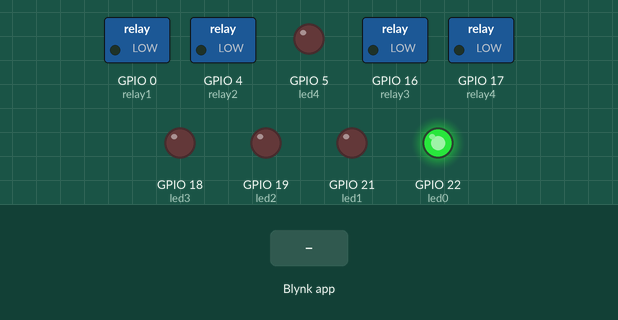
The program below on a simulated ESP32. On the bench: switched loads named in the program (green lamp = pin HIGH), output pins drawn as LEDs (lit = HIGH). The test bench sets the inputs (shaded band). WiFi joins after 1.5 s; servers stay silent unless stated; what the program prints to the serial monitor is not drawn.

Above: at 3.0 s.
3.1 s: Blynk app writes 1 to V5
At 4.0 s:
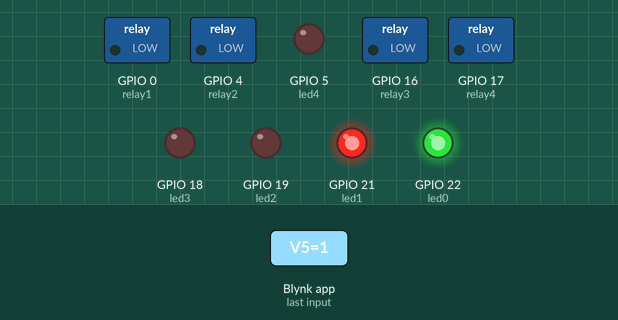
4.6 s: Blynk app writes 1 to V1
At 5.1 s:
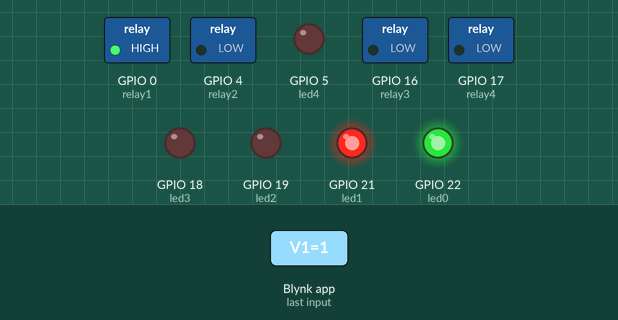
7.1 s: Blynk app writes 0 to V5
At 8.2 s:
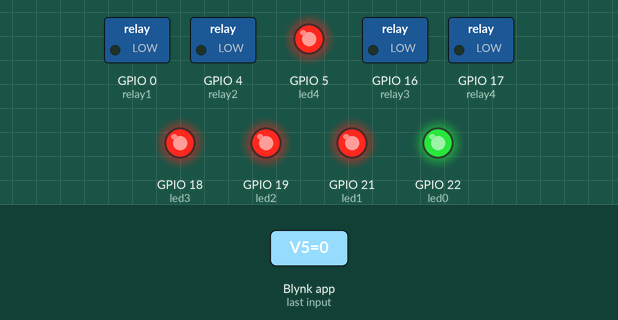
8.6 s: Blynk app writes 1 to V2
At 10.1 s:
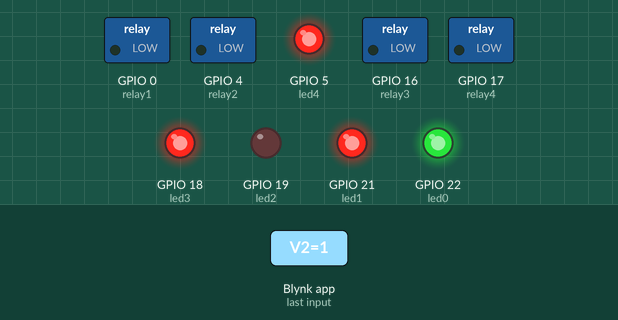
11.1 s: Blynk app writes 1 to V3
At 13.2 s:
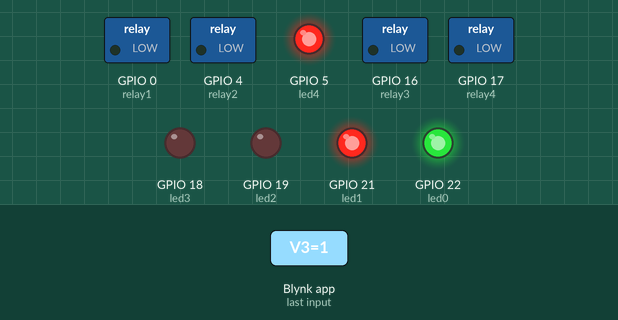
13.6 s: Blynk app writes 1 to V4
At 14.3 s:
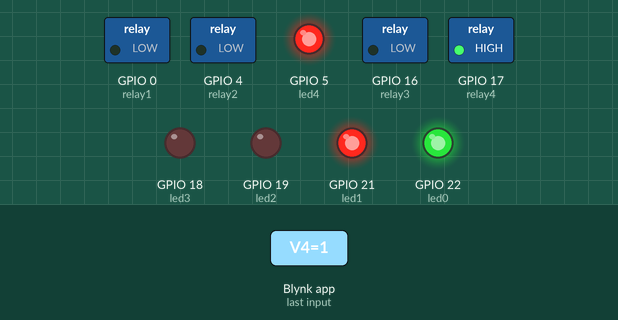
Timing chart, 0 to 16.6 s (numbered marks = the images above; inputs shaded):
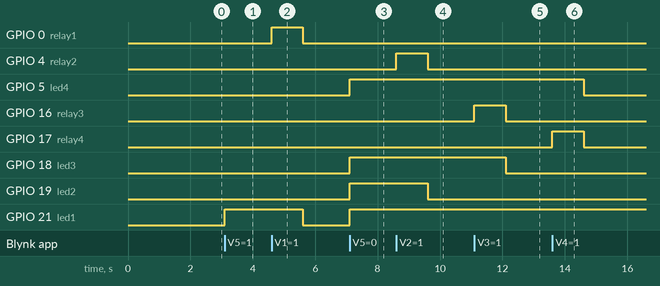

Measured:
- after the input at 3.1 s, GPIO 21 (led1): LOW → HIGH at once
- after the input at 4.6 s, GPIO 0 (relay1): LOW → HIGH at once, → LOW 1.0 s later; GPIO 21 (led1): HIGH → LOW after 1.0 s
- after the input at 7.1 s, GPIO 5 (led4), GPIO 18 (led3), GPIO 19 (led2), GPIO 21 (led1): LOW → HIGH at once
- after the input at 8.6 s, GPIO 4 (relay2): LOW → HIGH at once, → LOW 1.0 s later; GPIO 19 (led2): HIGH → LOW after 1.0 s
- after the input at 11.1 s, GPIO 16 (relay3): LOW → HIGH at once, → LOW 1.0 s later; GPIO 18 (led3): HIGH → LOW after 1.0 s
- after the input at 13.6 s, GPIO 5 (led4): HIGH → LOW after 1.0 s; GPIO 17 (relay4): LOW → HIGH at once, → LOW 1.0 s later

The program:

main.cpp
```cpp
#define BLYNK_PRINT Serial
#define BLYNK_TEMPLATE_ID "TMPL2KQzLATYj"
#define BLYNK_TEMPLATE_NAME "Quickstart Template"
#define BLYNK_AUTH_TOKEN "5FOC0NO9dDp1zl6IKGAb-1yp9MU1T3UA"

#include <BlynkSimpleEsp32.h>

// Create Relay Modules
const int relay1 = 0;
const int relay2 = 4;
const int relay3 = 16;
const int relay4 = 17;

const int led0 = 22;
const int led4 = 5;
const int led3 = 18;
const int led2 = 19;
const int led1 = 21;

int v6 = 0;
int v7 = 0;
int v8 = 0;
int v9 = 0;

void setup()
{
  Serial.begin(115200);
  Blynk.begin(BLYNK_AUTH_TOKEN, "Wokwi-GUEST", "");

  // Initialize Relay Modules
  pinMode(relay1, OUTPUT);
  pinMode(relay2, OUTPUT);
  pinMode(relay3, OUTPUT);
  pinMode(relay4, OUTPUT);
  pinMode(led0, OUTPUT);
  pinMode(led1, OUTPUT);
  pinMode(led2, OUTPUT);
  pinMode(led3, OUTPUT);
  pinMode(led4, OUTPUT);

  Blynk.virtualWrite(V0, 0);
  Blynk.virtualWrite(V1, 0);
  Blynk.virtualWrite(V2, 0);
  Blynk.virtualWrite(V3, 0);
  Blynk.virtualWrite(V4, 0);
  Blynk.virtualWrite(V5, 0);
  Blynk.virtualWrite(V6, 0);
  Blynk.virtualWrite(V7, 0);
  Blynk.virtualWrite(V8, 0);
  Blynk.virtualWrite(V9, 0);
  Blynk.virtualWrite(V10, 0);

  Blynk.virtualWrite(V0, 1);
  digitalWrite(led0, HIGH);

  Serial.println("Setup completed.");
}

BLYNK_WRITE(V1)
{
  int buttonState = param.asInt();
  if (buttonState == 1 && v6 == 1) {
    digitalWrite(relay1, HIGH);
    delay(1000);
    Blynk.virtualWrite(V1, 0);
    Blynk.virtualWrite(V6, 0);
    digitalWrite(relay1, LOW);
    digitalWrite(led1, LOW);
    v6 = 0;
  } else {
    Blynk.virtualWrite(V1, 0);
    digitalWrite(relay1, LOW);
  }
}

BLYNK_WRITE(V2)
{
  int buttonState = param.asInt();
  if (buttonState == 1 && v7 == 1) {
    digitalWrite(relay2, HIGH);
    delay(1000);
    Blynk.virtualWrite(V2, 0);
    Blynk.virtualWrite(V7, 0);
    digitalWrite(relay2, LOW);
    digitalWrite(led2, LOW);
    v7 = 0;
  } else {
    Blynk.virtualWrite(V2, 0);
    digitalWrite(relay2, LOW);
  }
}

BLYNK_WRITE(V3)
{
  int buttonState = param.asInt();
  if (buttonState == 1 && v8 == 1) {
    digitalWrite(relay3, HIGH);
    delay(1000);
    Blynk.virtualWrite(V3, 0);
    Blynk.virtualWrite(V8, 0);
    digitalWrite(relay3, LOW);
    digitalWrite(led3, LOW);
    v8 = 0;
  } else {
    Blynk.virtualWrite(V3, 0);
    digitalWrite(relay3, LOW);
  }
}

BLYNK_WRITE(V4)
{
  int buttonState = param.asInt();
  if (buttonState == 1 && v9 == 1) {
    digitalWrite(relay4, HIGH);
    delay(1000);
    Blynk.virtualWrite(V4, 0);
    Blynk.virtualWrite(V9, 0);
    digitalWrite(relay4, LOW);
    digitalWrite(led4, LOW);
    v9 = 0;
  } else {
    Blynk.virtualWrite(V4, 0);
    digitalWrite(relay4, LOW);
    digitalWrite(led4, LOW);
  }
}

BLYNK_WRITE(V5)
{
  int menuOption = param.asInt();

  switch(menuOption) {
    case 0:
      Blynk.virtualWrite(V11, "Activated All");
      Blynk.virtualWrite(V6, 1);
      Blynk.virtualWrite(V7, 1);
      Blynk.virtualWrite(V8, 1);
      Blynk.virtualWrite(V9, 1);
      v6 = 1;
      v7 = 1;
      v8 = 1;
      v9 = 1;
      digitalWrite(led1, HIGH);
      digitalWrite(led2, HIGH);
      digitalWrite(led3, HIGH);
      digitalWrite(led4, HIGH);
      break;
    case 1:
      Blynk.virtualWrite(V11, "Activated Port 1");
      Blynk.virtualWrite(V6, 1);
      v6 = 1;
      digitalWrite(led1, HIGH);
      break;
    case 2:
      Blynk.virtualWrite(V11, "Activated Port 2");
      Blynk.virtualWrite(V7, 1);
      v7 = 1;
      digitalWrite(led2, HIGH);
      break;
    case 3:
      Blynk.virtualWrite(V11, "Activated Port 3 ");
      Blynk.virtualWrite(V8, 1);
      v8 = 1;
      digitalWrite(led3, HIGH);
      break;
    case 4:
      Blynk.virtualWrite(V11, "Activated Port 4");
      Blynk.virtualWrite(V9, 1);
      v9 = 1;
      digitalWrite(led4, HIGH);
      break;
  }
}

BLYNK_WRITE(V10)
{
  int buttonState = param.asInt();
  if (buttonState == 1 && v6 == 1 && v7 == 1 && v8 == 1 && v9 == 1) {
      Blynk.virtualWrite(V1, 1);
      digitalWrite(relay1, HIGH);
      Blynk.virtualWrite(V2, 1);
      digitalWrite(relay2, HIGH);
      Blynk.virtualWrite(V3, 1);
      digitalWrite(relay3, HIGH);
      Blynk.virtualWrite(V4, 1);
      digitalWrite(relay4, HIGH);
    delay(1000);
      Blynk.virtualWrite(V1, 0);
      Blynk.virtualWrite(V6, 0);
      digitalWrite(relay1, LOW);
      Blynk.virtualWrite(V2, 0);
      Blynk.virtualWrite(V7, 0);
      digitalWrite(relay2, LOW);
      Blynk.virtualWrite(V3, 0);
      Blynk.virtualWrite(V8, 0);
      digitalWrite(relay3, LOW);
      Blynk.virtualWrite(V4, 0);
      Blynk.virtualWrite(V9, 0);
      digitalWrite(relay4, LOW);
      v6 = 0;
      v7 = 0;
      v8 = 0;
      v9 = 0;
      digitalWrite(led1, LOW);
      digitalWrite(led2, LOW);
      digitalWrite(led3, LOW);
      digitalWrite(led4, LOW);
    Blynk.virtualWrite(V10, 0);
  } else {
    Blynk.virtualWrite(V10, 0);
  }
}

void loop()
{
  Blynk.run();
}
```
